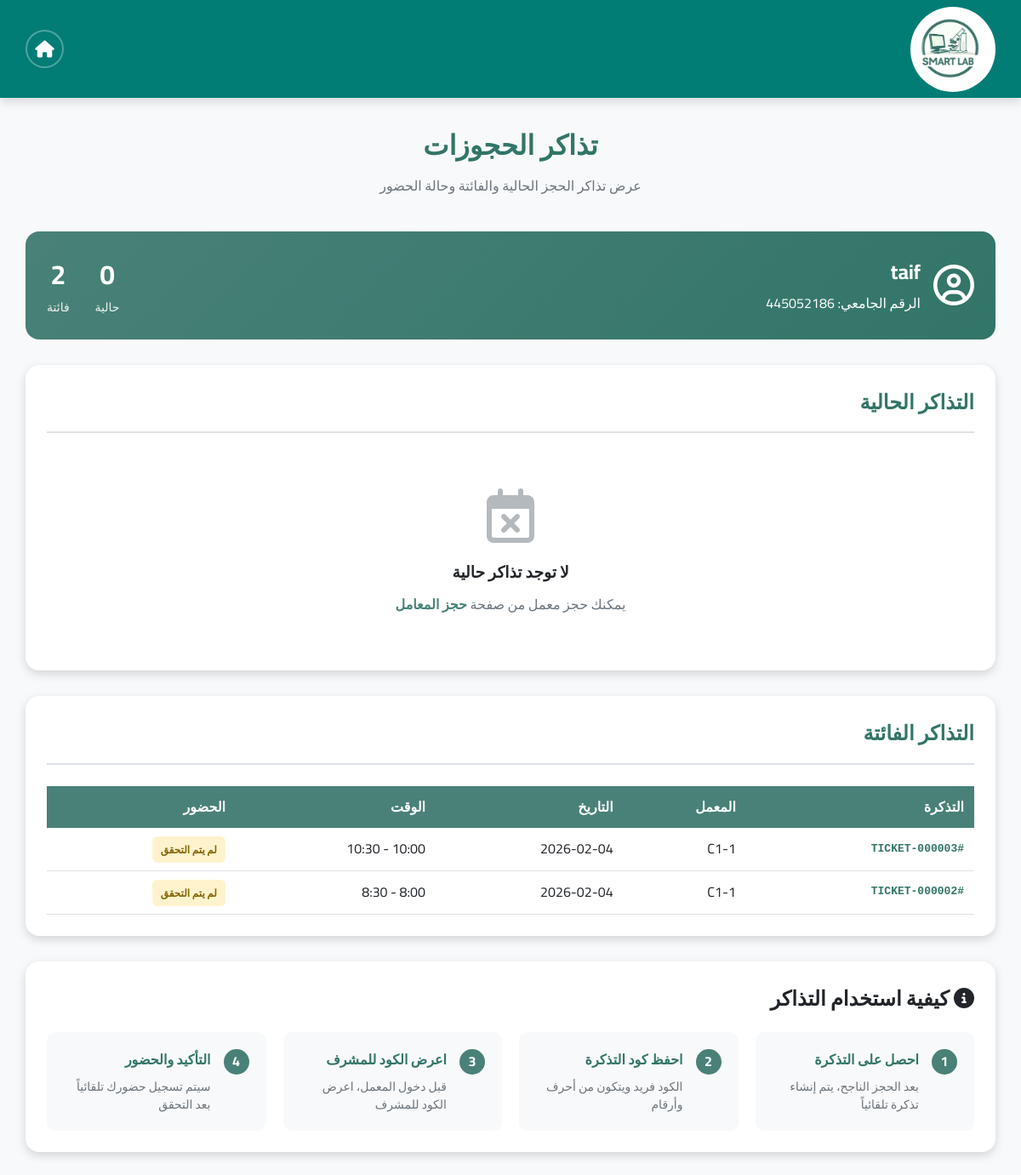
The app's page /tickets.php (signed in) with its own data.
### tables this page shows
CREATE TABLE IF NOT EXISTS `tickets` (
  `id` int(11) NOT NULL AUTO_INCREMENT,
  `user_id` int(11) NOT NULL,
  `booking_id` int(11) DEFAULT NULL,
  `ticket_type` enum('current','past') NOT NULL,
  `ticket_code` varchar(50) NOT NULL,
  `status` enum('attended','absent','pending') DEFAULT 'pending',
  `check_in_time` timestamp NULL DEFAULT NULL,
  `created_at` timestamp NULL DEFAULT CURRENT_TIMESTAMP,
  PRIMARY KEY (`id`),
  UNIQUE KEY `ticket_code` (`ticket_code`),
  KEY `user_id` (`user_id`),
  KEY `booking_id` (`booking_id`)
);

CREATE TABLE IF NOT EXISTS `labs` (
  `id` int(11) NOT NULL AUTO_INCREMENT,
  `lab_code` varchar(20) NOT NULL,
  `lab_name` varchar(100) NOT NULL,
  `college` varchar(50) NOT NULL,
  `building` varchar(10) NOT NULL,
  `floor` int(11) NOT NULL,
  `capacity` int(11) NOT NULL,
  `equipment` text,
  `status` enum('active','maintenance','inactive') DEFAULT 'active',
  PRIMARY KEY (`id`),
  UNIQUE KEY `lab_code` (`lab_code`)
);

CREATE TABLE IF NOT EXISTS `bookings` (
  `id` int(11) NOT NULL AUTO_INCREMENT,
  `user_id` int(11) NOT NULL,
  `lab_id` int(11) NOT NULL,
  `booking_date` date NOT NULL,
  `start_time` time NOT NULL,
  `end_time` time NOT NULL,
  `status` enum('pending','confirmed','cancelled','completed') DEFAULT 'confirmed',
  `student_count` int(11) DEFAULT '6',
  `created_at` timestamp NULL DEFAULT CURRENT_TIMESTAMP,
  PRIMARY KEY (`id`),
  KEY `user_id` (`user_id`),
  KEY `lab_id` (`lab_id`)
);

### tickets.php (the view, shortened to what this page needs)
<!DOCTYPE html>
<html lang="ar" dir="rtl">
<head>
    <link rel="stylesheet" href="style.css">
    <link rel="stylesheet" href="https://cdnjs.cloudflare.com/ajax/libs/font-awesome/6.4.0/css/all.min.css">
</head>
<body>
    <?php
    $user_id = $_SESSION['user_id'];
    $full_name = $_SESSION['fullname'];
    $student_id = $_SESSION['student_id'];
    $current_tickets = [];
    $past_tickets = [];
    @include 'config.php';
    if (isset($conn) && $conn && $conn->connect_errno === 0) {
        $past_sql = "SELECT t.*, b.booking_date, b.start_time, b.end_time, l.lab_code, l.lab_name
                    FROM tickets t
                    LEFT JOIN bookings b ON t.booking_id = b.id
                    LEFT JOIN labs l ON b.lab_id = l.id
                    WHERE t.user_id = ?
                    AND (
                        t.ticket_type = 'past'
                        OR (b.booking_date < CURDATE())
                        OR (b.booking_date = CURDATE() AND b.start_time < CURTIME())
                        OR t.status != 'pending'
                    )
                    ORDER BY b.booking_date DESC, b.start_time DESC";
        $stmt = $conn->prepare($past_sql);
        $stmt->bind_param("i", $user_id);
        $stmt->execute();
        $past_result = $stmt->get_result();
        while ($row = $past_result->fetch_assoc()) {
            $past_tickets[] = $row;
        }
    }
    ?>
    <header class="main-header">
        <div class="header-container">
            <div class="logo-section">
                <img src="logo.jpg" alt="شعار الجامعة" class="header-logo">
            </div>
            <div class="controls-section">
                <button class="icon-btn" onclick="window.location.href='home.php'">
                    <i class="fas fa-home"></i>
                </button>
            </div>
        </div>
    </header>
    <main class="main-content">
        <div class="tickets-container">
            <div class="page-header">
                <h1 class="page-title">
                    تذاكر الحجوزات
                </h1>
                <p class="page-subtitle">عرض تذاكر الحجز الحالية والفائتة وحالة الحضور</p>
            </div>
            <div class="user-badge">
                <div class="user-info">
                    <i class="far fa-user-circle"></i>
                    <div>
                        <h3><?php echo htmlspecialchars($full_name); ?></h3>
                        <p>الرقم الجامعي: <?php echo htmlspecialchars($student_id); ?></p>
                    </div>
                </div>
                <div class="ticket-stats">
                    <div class="stat">
                        <span class="stat-number"><?php echo count($current_tickets); ?></span>
                        <span class="stat-label">حالية</span>
                    </div>
                    <div class="stat">
                        <span class="stat-number"><?php echo count($past_tickets); ?></span>
                        <span class="stat-label">فائتة</span>
                    </div>
                </div>
            </div>
            <section class="tickets-section current-tickets">
                <div class="section-header">
                    <h2>التذاكر الحالية</h2>
                    <span class="badge"><?php echo count($current_tickets); ?></span>
                </div>
                <?php if (empty($current_tickets)): ?>
                <div class="no-tickets">
                    <i class="far fa-calendar-times"></i>
                    <h3>لا توجد تذاكر حالية</h3>
                    <p>يمكنك حجز معمل من صفحة <a href="labs.php">حجز المعامل</a></p>
                </div>
                <?php endif; ?>
            </section>
            <section class="tickets-section past-tickets">
                <div class="section-header">
                    <h2>التذاكر الفائتة</h2>
                    <span class="badge"><?php echo count($past_tickets); ?></span>
                </div>
                <?php if (empty($past_tickets)): ?>
                <div class="no-tickets">
                    <i class="far fa-history"></i>
                    <h3>لا توجد تذاكر فائتة</h3>
                </div>
                <?php else: ?>
                <div class="tickets-table">
                    <table>
                        <thead>
                            <tr>
                                <th>التذكرة</th>
                                <th>المعمل</th>
                                <th>التاريخ</th>
                                <th>الوقت</th>
                                <th>الحضور</th>
                            </tr>
                        </thead>
                        <tbody>
                            <?php foreach ($past_tickets as $ticket): ?>
                            <?php
                            $status_class = '';
                            $status_text = '';
                            switch ($ticket['status']) {
                                default:
                                    $status_class = 'pending';
                                    $status_text = 'لم يتم التحقق';
                            }
                            $start_time = $ticket['start_time'] ? date("g:i", strtotime($ticket['start_time'])) : '-';
                            $end_time = $ticket['end_time'] ? date("g:i", strtotime($ticket['end_time'])) : '-';
                            ?>
                            <tr>
                                <td class="ticket-code">#<?php echo $ticket['ticket_code']; ?></td>
                                <td>
                                    <?php if ($ticket['lab_code']): ?>
                                    <?php echo $ticket['lab_code']; ?>
                                    <?php else: ?>
                                    <span class="unknown">غير محدد</span>
                                    <?php endif; ?>
                                </td>
                                <td><?php echo $ticket['booking_date'] ?: '-'; ?></td>
                                <td><?php echo $start_time; ?> - <?php echo $end_time; ?></td>
                                <td>
                                    <span class="status <?php echo $status_class; ?>">
                                        <?php echo $status_text; ?>
                                    </span>
                                </td>
                            </tr>
                            <?php endforeach; ?>
                        </tbody>
                    </table>
                </div>
                <?php endif; ?>
            </section>
            <section class="instructions-section">
                <h2>
                    <i class="fas fa-info-circle"></i>
                    كيفية استخدام التذاكر
                </h2>
                <div class="steps">
                    <div class="step">
                        <div class="step-number">1</div>
                        <div class="step-content">
                            <h4>احصل على التذكرة</h4>
                            <p>بعد الحجز الناجح، يتم إنشاء تذكرة تلقائياً</p>
                        </div>
                    </div>
                    <div class="step">
                        <div class="step-number">2</div>
                        <div class="step-content">
                            <h4>احفظ كود التذكرة</h4>
                            <p>الكود فريد ويتكون من أحرف وأرقام</p>
                        </div>
                    </div>
                    <div class="step">
                        <div class="step-number">3</div>
                        <div class="step-content">
                            <h4>اعرض الكود للمشرف</h4>
                            <p>قبل دخول المعمل، اعرض الكود للمشرف</p>
                        </div>
                    </div>
                    <div class="step">
                        <div class="step-number">4</div>
                        <div class="step-content">
                            <h4>التأكيد والحضور</h4>
                            <p>سيتم تسجيل حضورك تلقائياً بعد التحقق</p>
                        </div>
                    </div>
                </div>
            </section>
        </div>
    </main>
</body>
</html>

### style.css (style rules this page uses)
:root { --primary-green: #498178; --dark-green: #327568; --light-green: #3a8a7d; --accent-green: #2f564e; --white: #ffffff; --light-gray: #f8f9fa; --medium-gray: #e9ecef; --dark-gray: #495057; --text-primary: #212529; --text-secondary: #6c757d; --border-color: #dee2e6; --error-color: #dc3545; --success-color: #28a745; --shadow-sm: 0 2px 4px rgba(0, 0, 0, 0.1); --shadow-md: 0 4px 12px rgba(0, 0, 0, 0.15); --shadow-lg: 0 8px 24px rgba(0, 0, 0, 0.2); --radius-sm: 6px; --radius-md: 10px; --radius-lg: 16px; --radius-xl: 24px; }
* { margin: 0; padding: 0; box-sizing: border-box; }
body { font-family: 'Cairo', sans-serif; background-color: var(--light-gray); color: var(--text-primary); line-height: 1.6; }
.main-header { background-color: #017d75; padding: 0 30px; box-shadow: var(--shadow-md); position: sticky; top: 0; z-index: 1000; }
.header-container { display: flex; justify-content: space-between; align-items: center; height: 115px; max-width: 1600px; margin: 0 auto; }
.logo-section { display: flex; align-items: center; gap: 15px; }
.controls-section { display: flex; align-items: center; gap: 20px; }
.icon-btn { background: none; border: none; color: var(--white); font-size: 20px; cursor: pointer; position: relative; padding: 8px; border-radius: 50%; transition: background-color 0.3s ease; }
.main-content { max-width: 1400px; margin: 0 auto; padding: 30px; }
.badge { position: absolute; top: -5px; right: -5px; background: var(--error-color); color: white; font-size: 11px; width: 18px; height: 18px; border-radius: 50%; display: flex; align-items: center; justify-content: center; }
.controls-section .icon-btn { width: 45px; height: 45px; border: 2px solid rgba(255, 255, 255, 0.3) !important; background: transparent !important; border-radius: 50%; display: flex; align-items: center; justify-content: center; transition: all 0.3s ease; }
.header-logo { width:100px !important; height:100px !important; border-radius:50% !important; object-fit:cover !important; display:block; }

### records on screen
tickets: ticket_code "TICKET-000003", labs.lab_code "C1-1", booking.booking_date "2026-02-04", booking.end_time "10:30", status "لم يتم التحقق"
tickets: ticket_code "TICKET-000002", labs.lab_code "C1-1", booking.booking_date "2026-02-04", booking.end_time "8:30", status "لم يتم التحقق"

### other values on screen
$full_name "taif"
$student_id "445052186"
count($current_tickets) "0"
count($past_tickets) "2"
